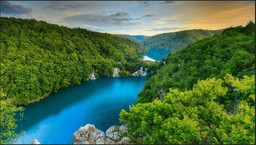
#> input picture TP6/assets/k-means_image.png, 256 x 145 px, shrunk from 772 x 436 before the run, found by its file name
$ jupyter execute k-means.ipynb
#> lines starting #> are read from the running program, lines starting #| are printed output that depends on the picture
# K-Means Clustering

El algorítmo K-Means es un método de cuantificación de vectores, muy utilizado en el procesamiento de señales y machine learning, que tiene como objetivo dividir n observaciones en k grupos en los que cada observación pertenece al grupo con la media más cercana (centros de grupo o centroide de grupo) el cual sirve como un prototipo del cluster.

El algorítmo consiste en definir como entrada el vector de datos y el número K de grupos en los cuales se busca dividir el conjunto de datos. Luego se disponen los centroides en posiciones aleatorias. Y luego se repiten los siguientes pasos hasta lograr la convergencia:
- Para cada punto Xi:
    - Hallar el centroide más cercano
    - Asignar ese punto al cluster j correspondiente (el cluster correspondiente al centroide más cercano hallado en el paso anterior).
- Para cada cluster recalcular la posicion del centroide (calculando la media de los valores de todos los puntos que se encuentran dentro del cluster)

El proceso continúa hasta que no se observan cambios en los clusters.

De esta manera el orden de la operación termina siendo:

O(#iteraciones*#clusters*#instancias*#dimensiones)

Podemos ver entonces que el algorítmo es computacionalmente complejo.

A continuación importamos las librerías a utilizar

[cell 1]
import cv2
import numpy as np
import matplotlib.pyplot as plt
import math

[cell 2]
# read the image
image = cv2.imread("../assets/k-means_image.png")
#> image is the input picture: shape (145, 256, 3); mean B, G, R 73.2, 111.7, 75.1

[cell 3]
# convert to RGB
image = cv2.cvtColor(image, cv2.COLOR_BGR2RGB)
plt.imshow(image)
plt.axis("off")
plt.title("Original Imagen")
plt.show()

[cell 4]
# reshape the image to a 2D array of pixels and 3 color values (RGB)
pixel_values = image.reshape((-1, 3))
# convert to float
pixel_values = np.float32(pixel_values)

Se imprime a continuación el tamaño del arreglo que se utiliza

[cell 5]
print(pixel_values.shape)
#| (37120, 3)

Como se explicó, el algoritmo se detiene cuando ninguna de las asignaciones del clúster cambia. Nosotros, vamos a hacer un poco de trampa, ya que se trata de una gran cantidad de puntos de datos, por lo que llevará mucho tiempo procesarlo. De esta manera nos detendremos cuando se exceda un número de iteraciones (digamos 100) o si los clústeres se mueven menos que algún valor épsilon, el siguiente código define los criterios de detención en OpenCV:

[cell 6]
# define stopping criteria
criteria = (cv2.TERM_CRITERIA_EPS + cv2.TERM_CRITERIA_MAX_ITER, 100, 0.2)

[cell 7]
# number of clusters (K)
k = 5
_, labels, (centers) = cv2.kmeans(pixel_values, k, None, criteria, 10, cv2.KMEANS_RANDOM_CENTERS)
#> centers = [[100.9, 128.7, 35.25], [11.07, 145.9, 206.1], [44.15, 75.05, 22.83], [159.2, 163.7, 150.7], [23.75, 88.83, 101.9]]

[cell 8]
# convert back to 8 bit values
centers = np.uint8(centers)
#> centers = [[100, 128, 35], [11, 145, 206], [44, 75, 22], [159, 163, 150], [23, 88, 101]]

# flatten the labels array
labels = labels.flatten()

[cell 9]
# convert all pixels to the color of the centroids
segmented_image = centers[labels.flatten()]

[cell 10]
# reshape back to the original image dimension
segmented_image = segmented_image.reshape(image.shape)
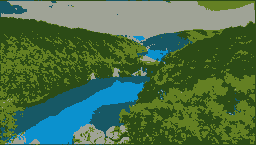
#> segmented_image: shape (145, 256, 3); mean R, G, B 74.7, 111.2, 72.6
# show the image
plt.imshow(segmented_image)
plt.axis("off")
plt.title("K=" + str(k))
plt.show()

Se puede ver que el algorítmo funciona correctamente debido a que podemos ver en la imágen resultante cómo los colores se agrupan entre sí.

A continuación se ordena un poco el código anterior con la finalidad de funcionalizarlo para poder automatizar el cambio de k y mostrar cómo varía la imágen final en base a este parámetro.

[cell 11]
def segmented_image_creator(k):
    # define stopping criteria
    criteria = (cv2.TERM_CRITERIA_EPS + cv2.TERM_CRITERIA_MAX_ITER, 100, 0.2)
    # number of clusters (K)
    _, labels, (centers) = cv2.kmeans(pixel_values, k, None, criteria, 10, cv2.KMEANS_RANDOM_CENTERS)
    # convert back to 8 bit values
    centers = np.uint8(centers)

    # flatten the labels array
    labels = labels.flatten()

    # convert all pixels to the color of the centroids
    segmented_image = centers[labels.flatten()]

    # reshape back to the original image dimension
    segmented_image = segmented_image.reshape(image.shape)
    return segmented_image

[cell 12]
def plot_diferent_k_values_version(ks):
    fig, axes = plt.subplots(nrows=math.ceil(len(ks)/3), ncols=3, figsize=(14, 10))

    for i, ax in enumerate(axes.flat, start=1):
        if i <= len(ks):
            if ks[i-1] != "original":
                ax.set_title("k="+str(ks[i-1]))
                ax.axis('off')
                ax.imshow(segmented_image_creator(ks[i-1]))
            else:
                ax.set_title("Original Image")
                ax.axis('off')
                ax.imshow(image)
        else:
            ax.axis('off')
#> this loop made 9 passes
#> centers in segmented_image_creator on passes 1 to 2: [[57, 92, 34], [115, 154, 159]], [[56, 90, 32], [154, 160, 135], [11, 134, 185]]
#> pass 1, in segmented_image_creator, `segmented_image = segmented_image.reshape(image.shape)`:
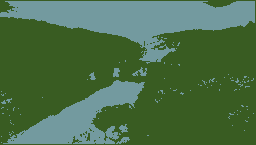
#> segmented_image: shape (145, 256, 3); mean R, G, B 74.8, 111.1, 72.4
#> pass 2, in segmented_image_creator (call 2), `segmented_image = segmented_image.reshape(image.shape)`:
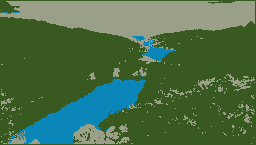
#> segmented_image: shape (145, 256, 3); mean R, G, B 74.7, 111.3, 72.5
#> pass 3, in segmented_image_creator (call 3), `segmented_image = segmented_image.reshape(image.shape)`:
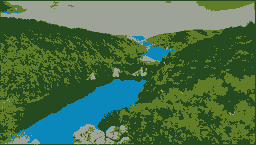
#> segmented_image: shape (145, 256, 3); mean R, G, B 74.4, 111.1, 72.8

    fig.tight_layout()
    plt.title("Same image with diferent number of k groups")
    plt.show()
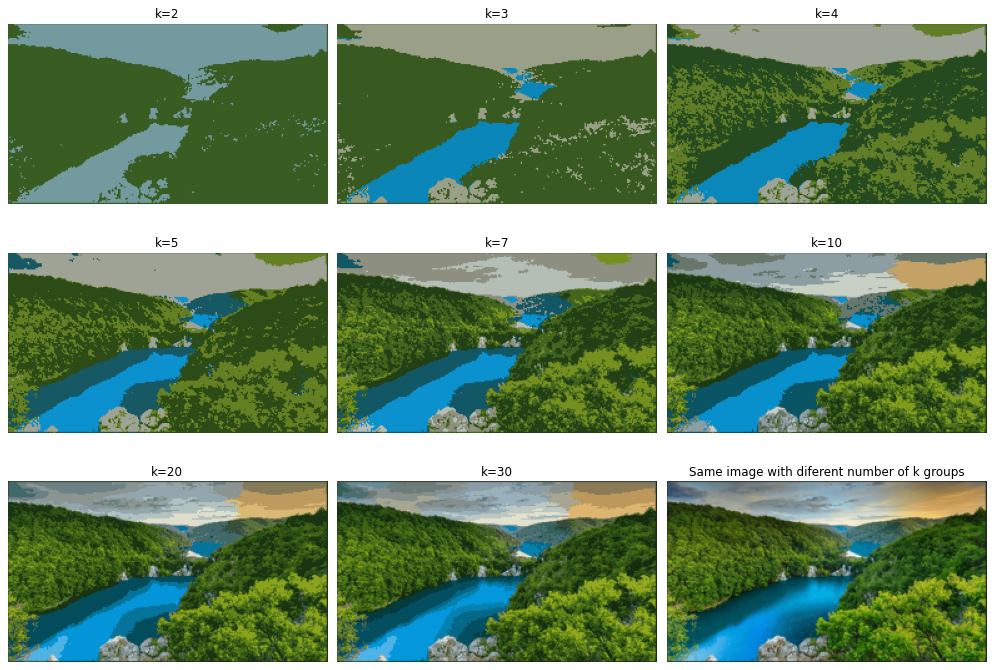
#> figure drawn by matplotlib, 9 panels
